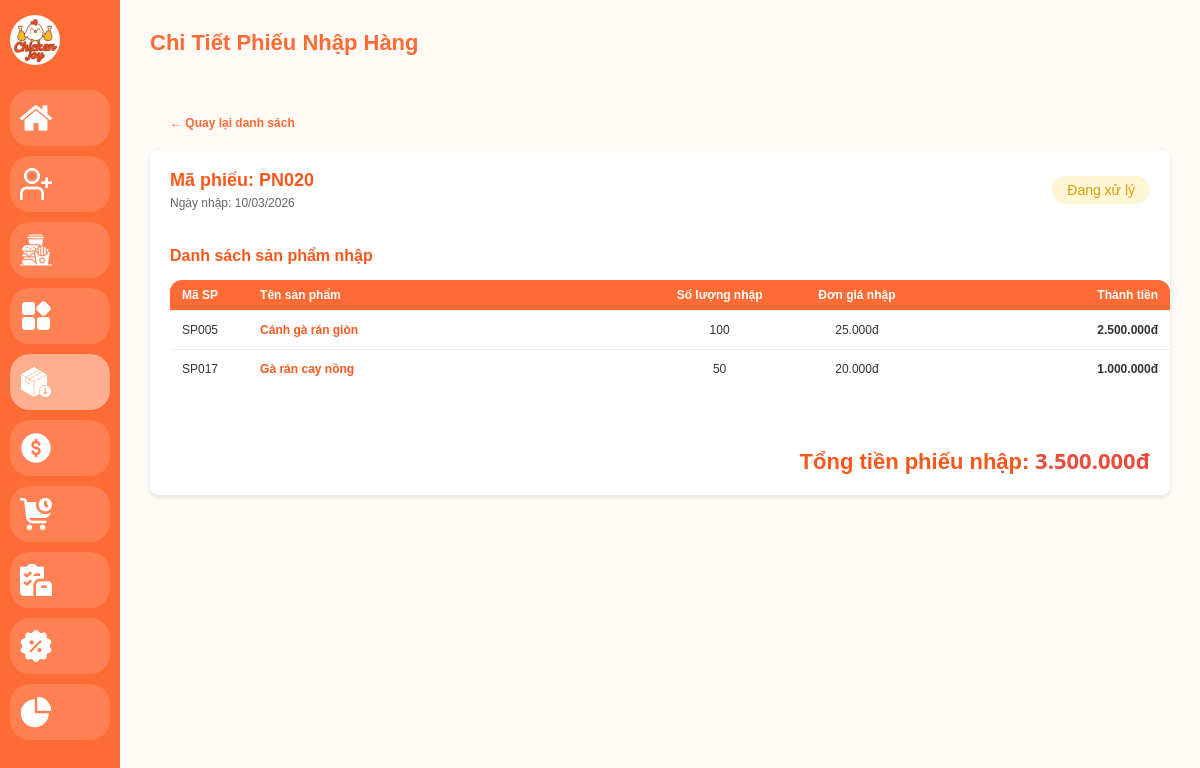
Page /admin/import-detail.php?id=20 on the committed database.
### tables this page shows
CREATE TABLE `import_receipts` (
  `id` INT(11) NOT NULL AUTO_INCREMENT,
  `receipt_code` VARCHAR(20) NOT NULL UNIQUE,  
  `import_date` DATE NOT NULL,
  `total_amount` DECIMAL(15, 2) DEFAULT 0.00,  
  `status` ENUM('pending', 'completed') DEFAULT 'pending',
  PRIMARY KEY (`id`)
);

CREATE TABLE `import_receipt_details` (
  `id` INT(11) NOT NULL AUTO_INCREMENT,
  `receipt_id` INT(11) NOT NULL,               
  `product_id` INT(11) NOT NULL,                
  `quantity` INT(11) NOT NULL,                  
  `import_price` DECIMAL(15, 2) NOT NULL,      
  `subtotal` DECIMAL(15, 2) GENERATED ALWAYS AS (`quantity` * `import_price`) STORED,
  PRIMARY KEY (`id`),
  FOREIGN KEY (`receipt_id`) REFERENCES `import_receipts`(`id`) ON DELETE CASCADE,
  FOREIGN KEY (`product_id`) REFERENCES `products`(`id`) ON DELETE RESTRICT
);

CREATE TABLE `products` (
  `id` int(11) NOT NULL AUTO_INCREMENT,
  `product_code` varchar(20) UNIQUE DEFAULT NULL,  
  `category_id` int(11) DEFAULT 1,                 
  `product_name` varchar(255) NOT NULL,            
  `description` text DEFAULT NULL,                 
  `unit` varchar(50) NOT NULL DEFAULT 'Phần',      
  `import_price` decimal(15, 2) DEFAULT 0.00,      
  `profit_rate` decimal(5, 2) DEFAULT 0.20,        
  `price` decimal(15, 2) NOT NULL,                 
  `stock` int(11) DEFAULT 0,                       
  `calories` int(11) DEFAULT 0,                    
  `protein` int(11) DEFAULT 0,                     
  `carbs` int(11) DEFAULT 0,                       
  `fat` int(11) DEFAULT 0,                         
  `image` varchar(255) DEFAULT 'default.jpg',      
  `is_new` tinyint(1) DEFAULT 0,                   
  `status` ENUM('active', 'hidden') DEFAULT 'active',
  `created_at` timestamp NOT NULL DEFAULT current_timestamp(),
  PRIMARY KEY (`id`),
  FOREIGN KEY (`category_id`) REFERENCES `categories`(`id`) ON DELETE RESTRICT
);

### admin/import-detail.php (the view, shortened to what this page needs)
<?php
require_once '../config/database.php';
if (isset($_GET['id'])) {
    $id = $_GET['id'];
    $sql_receipt = "SELECT * FROM import_receipts WHERE id = $id";
    $result_receipt = $conn->query($sql_receipt);
    if ($result_receipt->num_rows > 0) {
        $receipt = $result_receipt->fetch_assoc();
    } else {
        echo "<script>alert('Không tìm thấy phiếu nhập!'); window.location.href='import.php';</script>";
        exit();
    }
    $sql_details = "SELECT d.*, p.product_code, p.product_name
                    FROM import_receipt_details d
                    JOIN products p ON d.product_id = p.id
                    WHERE d.receipt_id = $id";
    $result_details = $conn->query($sql_details);
} else {
    header("Location: import.php");
    exit();
}
?>
<!DOCTYPE html>
<html lang="vi">
<head>
  <link rel="stylesheet" href="../assets/css/admin.css" />
</head>
<body class="admin-body">
   <?php include 'layout/sidebar.php'; ?>
   <main class="main-content">
      <header class="main-header">
          <h1>Chi Tiết Phiếu Nhập Hàng</h1>
      </header>
      <a href="import.php" class="back-btn">
        &larr; Quay lại danh sách
      </a>
      <div class="detail-card">
          <div class="order-header-info">
              <div>
                  <h2>Mã phiếu: <?= htmlspecialchars($receipt['receipt_code']) ?></h2>
                  <p style="color: #666;">Ngày nhập: <?= date('d/m/Y', strtotime($receipt['import_date'])) ?></p>
              </div>
              <div>
                  <?php
                    $status_class = ($receipt['status'] == 'completed') ? 'active' : 'pending';
                    $status_text = ($receipt['status'] == 'completed') ? 'Hoàn thành' : 'Đang xử lý';
                  ?>
                  <span class="status <?= $status_class ?>" style="font-size: 14px; padding: 6px 15px;">
                      <?= $status_text ?>
                  </span>
              </div>
          </div>
          <h3 style="margin-bottom: 15px; font-size: 16px;">Danh sách sản phẩm nhập</h3>
          <table class="data-table">
            <thead>
              <tr>
                <th>Mã SP</th>
                <th style="width: 40%;">Tên sản phẩm</th>
                <th style="text-align: center;">Số lượng nhập</th>
                <th style="text-align: center;">Đơn giá nhập</th>
                <th style="text-align: right;">Thành tiền</th>
              </tr>
            </thead>
            <tbody>
              <?php
              if ($result_details->num_rows > 0) {
                  while($row = $result_details->fetch_assoc()) {
                      $subtotal = $row['quantity'] * $row['import_price'];
                      echo "<tr>";
                        echo "<td>" . $row['product_code'] . "</td>";
                        echo "<td><strong>" . htmlspecialchars($row['product_name']) . "</strong></td>";
                        echo "<td style='text-align: center;'>" . $row['quantity'] . "</td>";
                        echo "<td style='text-align: center;'>" . number_format($row['import_price'], 0, ',', '.') . "đ</td>";
                        echo "<td style='text-align: right; font-weight: bold;'>" . number_format($subtotal, 0, ',', '.') . "đ</td>";
                      echo "</tr>";
                  }
              } else {
                  echo "<tr><td colspan='5' style='text-align:center;'>Không có chi tiết mặt hàng nào!</td></tr>";
              }
              ?>
            </tbody>
          </table>
          <div class="order-summary">
              <h3 class="total-price"><strong>Tổng tiền phiếu nhập:</strong> <?= number_format($receipt['total_amount'], 0, ',', '.') ?>đ</h3>
          </div>
      </div>
    </main>
</body>
</html>

### assets/css/admin.css (style rules this page uses)
:root { --main-color: #ff6b35; }
* { box-sizing: border-box; margin: 0; padding: 0; font-family: "Poppins", sans-serif; }
body.admin-body { display: flex; align-items: stretch; min-height: 100vh; background: #fffaf5;; color: #333; font-size: 13px; }
.main-content { flex: 1; margin-left: 120px; padding: 30px; transition: margin-left 0.3s ease; overflow-y: auto; overflow-x: auto; min-height: 100vh; background: #fffaf5; }
.main-header { display: flex; justify-content: space-between; align-items: center; margin-bottom: 30px; min-width: 1000px; }
.main-header h1 { font-size: 22px; color: var(--main-color); white-space: nowrap; }
.data-table { width: 100%; min-width: 1000px; font-size: 13px; border-collapse: separate; border-spacing: 0; }
.data-table th { background: var(--main-color); color: #fff; padding: 8px 12px; text-align: left; border-bottom: 1px solid #eee; }
.data-table td { padding: 12px; border-bottom: 1px solid #eee; text-align: left; vertical-align: middle; }
.data-table th:first-child { border-top-left-radius: 12px; }
.data-table th:last-child { border-top-right-radius: 12px; }
.data-table tr:last-child td:first-child { border-bottom-left-radius: 12px; }
.data-table tr:last-child td:last-child { border-bottom-right-radius: 12px; }
.data-table tr:last-child td { border-bottom: none; }
.data-table th:last-child, .data-table td:last-child { min-width: 190px; vertical-align: middle; text-align: center; }
.status { display: inline-flex; align-items: center; gap: 6px; font-weight: 500; border-radius: 20px; padding: 4px 10px; font-size: 13px; }
.status.pending { background: #fff6d6; color: #d4a200; }
.back-btn { display: inline-flex; align-items: center; margin-bottom: 20px; color: var(--main-color); text-decoration: none; font-weight: bold; padding: 0 20px; }
.detail-card { background: #ffffff; padding: 20px; border-radius: 8px; margin-bottom: 20px; box-shadow: 0 2px 5px rgba(0,0,0,0.1); }
.order-header-info { display: flex; justify-content: space-between; align-items: center; border-bottom: 2px solid #ffffff; padding-bottom: 15px; margin-bottom: 20px; }
.order-header-info h2 { margin-bottom: 5px; color: #333; }
.order-summary { text-align: right; margin-top: 25px; padding-top: 20px; border-top: 2px dashed #ffffff; font-size: 15px; }
.order-summary .total-price { font-family: "Segoe UI", Roboto, Helvetica, Arial, sans-serif !important; font-size: 22px; color: #e74c3c; margin-top: 10px; font-weight: 700; }
.order-summary .total-price strong { font-weight: 700; }
.detail-card h2, .detail-card h3, .detail-card strong { color: #f9581d; }
@media (max-width: 1200px) { body.admin-body, .data-table { font-size: 12px; } }
h1 { color: #ff6f3c; text-align: center; margin-bottom: 30px; }

### rows in the picture
import_receipts: receipt_code "PN020", import_date "10/03/2026", status "Đang xử lý", total_amount "3.500.000"
import_receipt_details: product.product_code "SP005", product.product_name "Cánh gà rán giòn", quantity "100", import_price "25.000", subtotal "2.500.000"
import_receipt_details: product.product_code "SP017", product.product_name "Gà rán cay nồng", quantity "50", import_price "20.000", subtotal "1.000.000"
